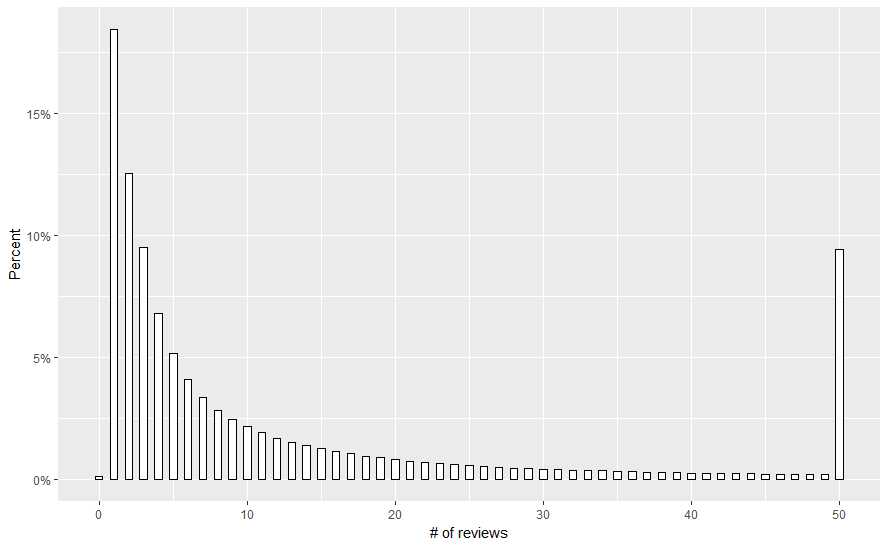

Generate this figure with R:
res<-dbGetQuery(channel, "select review_count,count(*)as freq from user where review_count<50 group by review_count;")
row<-dbGetQuery(channel, "select 50 as review_count,count(*) as freq from user where review_count>=50;")
res1<-rbind(res,row)
res2 <- res1 %>% mutate(f=freq/sum(freq))
ggplot(res2,aes(x=review_count,y=f))+
  geom_bar(stat='identity',width = 0.5,col="black",fill="white")+
  scale_y_continuous(labels = scales::percent)+
  labs(x="# of reviews",y="Percent")
